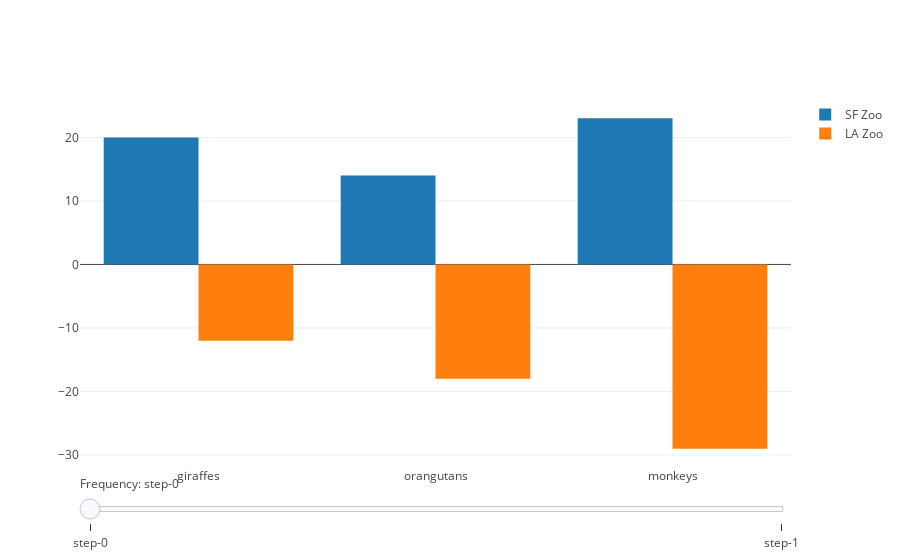

Notebook code for this chart:
### Code cell
import numpy as np

trace1 = go.Bar(
    x=['giraffes', 'orangutans', 'monkeys'],
    y=[20, 14, 23],
    name='SF Zoo'
)
trace2 = go.Bar(
    x=['giraffes', 'orangutans', 'monkeys'],
    y=[-12, -18, -29],
    name='LA Zoo'
)

data = [trace1, trace2]
print(len(data))
steps = []
for i in range(len(data)):
    step = dict(
        method = 'restyle',  
        args = ['visible', [False] * len(data)],
    )
    step['args'][1][i] = True # Toggle i'th trace to "visible"
    steps.append(step)

sliders = [dict(
    active = 0.1,
    currentvalue = {"prefix": "Frequency: "},
    pad = {"t": 5},
    steps = steps
)]

layout = dict(sliders=sliders)

fig = dict(data=data, layout=layout)
plotly.offline.iplot(fig, filename='groupued barchart')

### Figure 1 — Plotly figure (JSON) as saved in the notebook; plotly's stock layout.template omitted (floating-point values rounded to 4 significant figures)
{"data": [{"name": "SF Zoo", "type": "bar", "uid": "9f9d985e-8cf6-11e8-b774-a8a795145588", "x": ["giraffes", "orangutans", "monkeys"], "y": [20, 14, 23]}, {"name": "LA Zoo", "type": "bar", "uid": "9f9d985f-8cf6-11e8-bf0c-a8a795145588", "x": ["giraffes", "orangutans", "monkeys"], "y": [-12, -18, -29]}], "layout": {"sliders": [{"active": 0.1, "currentvalue": {"prefix": "Frequency: "}, "pad": {"t": 5}, "steps": [{"args": ["visible", [true, false]], "method": "restyle"}, {"args": ["visible", [false, true]], "method": "restyle"}]}]}}
